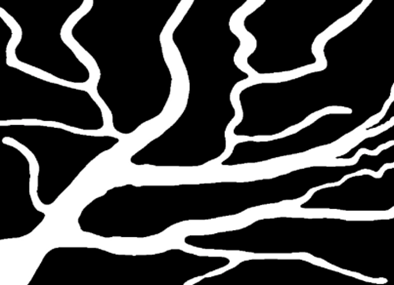
#> input picture 大三上/数字图像处理/实验代码/Project7_形态学/photo.png, 394 x 285 px
$ python main.py
#> lines starting #> are read from the running program, lines starting #| are printed output that depends on the picture; after the words box and inside, x2 and y2 are one past the last pixel; in counts of white or black regions, pixels touching at a corner belong together
#> further down, image is the input picture: shape (285, 394, 3); mean B, G, R 68.8, 68.8, 68.8
import cv2
import numpy as np
import matplotlib.pyplot as plt


# 图像二值化函数
def binarize_image(gray_image, threshold=127):
#> called with threshold = 127
    _, binary_image = cv2.threshold(gray_image, threshold, 255, cv2.THRESH_BINARY)
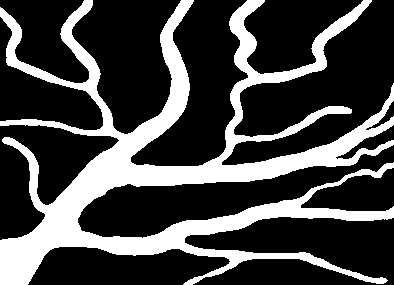
#> binary_image: shape (285, 394); 27% white; 1 white region, box (x1, y1, x2, y2) and area: (0, 0, 394, 285) 30322
    return binary_image


# 自定义图像骨架化函数
def skeletonize(binary_image):
     # 创建一个空白的输出图像
    skeleton = np.zeros_like(binary_image)
    # 结构元素
    kernel = np.ones((3, 3), np.uint8)  # 3x3的矩形结构元素

    # 迭代腐蚀和膨胀操作，提取骨架
    while True:
        # 腐蚀操作
        eroded = cv2.erode(binary_image, kernel)
        # 开操作
        opened = cv2.morphologyEx(eroded, cv2.MORPH_OPEN, kernel)
        # 骨架部分计算：腐蚀结果减去开操作结果
        temp = cv2.subtract(eroded, opened)
        # 将骨架部分加到输出图像
        skeleton = cv2.bitwise_or(skeleton, temp)
        # 更新二值图像，进行下一轮迭代
        binary_image = eroded.copy()

        # 如果已经没有更多的骨架，退出
        if cv2.countNonZero(binary_image) == 0:
            break
#> this loop made 28 passes
#> pass 1, in skeletonize, `opened = cv2.morphologyEx(eroded, cv2.MORPH_OPEN, kernel)`:
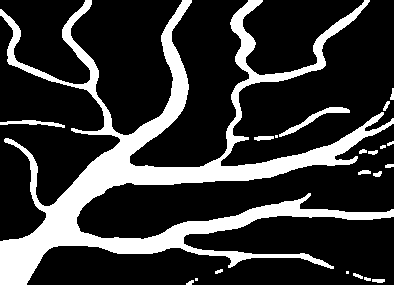
#> opened: shape (285, 394); 21.5% white; 21 white regions (4 under 20 px), largest, box (x1, y1, x2, y2) and area: (0, 0, 394, 285) 22976, (279, 107, 350, 137) 380, (0, 120, 65, 128) 228
#> pass 1, in skeletonize, `temp = cv2.subtract(eroded, opened)`:
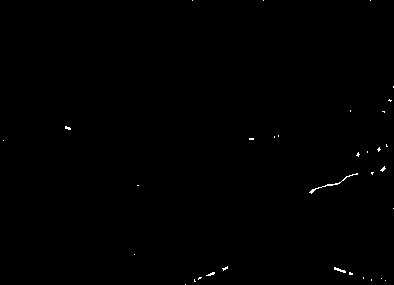
#> temp: shape (285, 394); 0.24% white in thin lines or dots
#> after the loop: binary_image: shape (285, 394); every value is 0
#> after the loop:
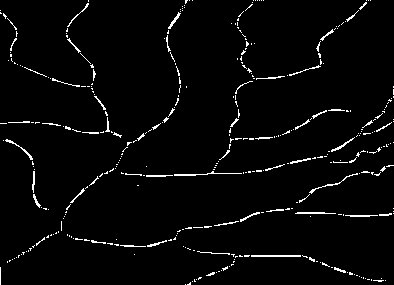
#> skeleton: shape (285, 394); 3% white in thin lines or dots
    return skeleton


# 使用 OpenCV 提供的骨架化函数
def skeletonize_opencv(binary_image):
    # 使用OpenCV的thinning函数进行骨架化
    skeleton = cv2.ximgproc.thinning(binary_image)
#> skeleton: shape (285, 394); 2.5% white in thin lines or dots
    return skeleton


# 读取原始图像
image = cv2.imread('photo.png')
# 转换为灰度图像
gray_image = cv2.cvtColor(image, cv2.COLOR_BGR2GRAY)
# 将图像二值化
binary_image = binarize_image(gray_image)
# 提取中心线（骨架）使用自定义函数
skeleton_custom = skeletonize(binary_image)
# 提取中心线（骨架）使用OpenCV的函数
skeleton_opencv = skeletonize_opencv(binary_image)
# 打印骨架中非零像素的数量，检查是否有效提取了骨架
print(f"Number of non-zero pixels in skeleton (custom): {cv2.countNonZero(skeleton_custom)}")
#| Number of non-zero pixels in skeleton (custom): 3366
print(f"Number of non-zero pixels in skeleton (opencv): {cv2.countNonZero(skeleton_opencv)}")
#| Number of non-zero pixels in skeleton (opencv): 2769
# 将骨架从二值图像转换为红色线条（自定义方法）
skeleton_colored_custom = np.zeros_like(image)
skeleton_colored_custom[skeleton_custom == 255] = [0, 0, 255]  # 红色的中心线
# 将骨架从二值图像转换为红色线条（OpenCV方法）
skeleton_colored_opencv = np.zeros_like(image)
skeleton_colored_opencv[skeleton_opencv == 255] = [0, 0, 255]  # 红色的中心线
# 将中心线叠加到原图像上（自定义方法）
overlay_image_custom = cv2.addWeighted(image, 0.7, skeleton_colored_custom, 1, 0)
# 将中心线叠加到原图像上（OpenCV方法）
overlay_image_opencv = cv2.addWeighted(image, 0.7, skeleton_colored_opencv, 1, 0)
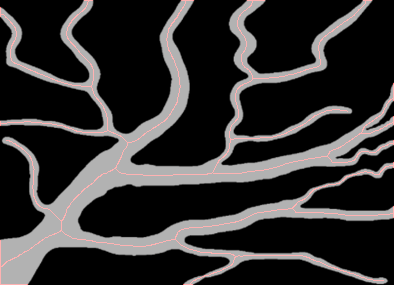
#> overlay_image_opencv: shape (285, 394, 3); mean B, G, R 48.1, 48.1, 50
# 显示骨架提取后的红色线条（自定义方法）
cv2.imshow('Skeleton Colored Custom', skeleton_colored_custom)
cv2.waitKey(0)
cv2.destroyAllWindows()
# 显示骨架提取后的红色线条（OpenCV方法）
cv2.imshow('Skeleton Colored OpenCV', skeleton_colored_opencv)
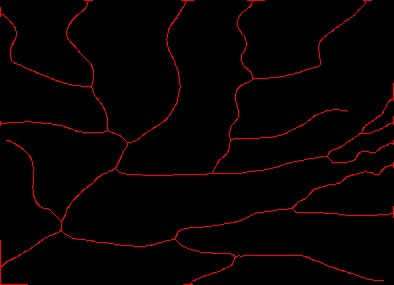
#> window 'Skeleton Colored OpenCV': shape (285, 394, 3); mean B, G, R 0, 0, 6.3
cv2.waitKey(0)
cv2.destroyAllWindows()

# 显示原图像和叠加后的图像对比
plt.figure(figsize=(10, 10))

# 原图
plt.subplot(2, 2, 1)
plt.title("Original Image")
plt.imshow(cv2.cvtColor(image, cv2.COLOR_BGR2RGB))
plt.axis('off')

# 使用自定义方法叠加的图像
plt.subplot(2, 2, 2)
plt.title("Image with Centerline Overlay (Custom)")
plt.imshow(cv2.cvtColor(overlay_image_custom, cv2.COLOR_BGR2RGB))
plt.axis('off')

# 使用OpenCV方法叠加的图像
plt.subplot(2, 2, 3)
plt.title("Image with Centerline Overlay (OpenCV)")
plt.imshow(cv2.cvtColor(overlay_image_opencv, cv2.COLOR_BGR2RGB))
plt.axis('off')

plt.show()
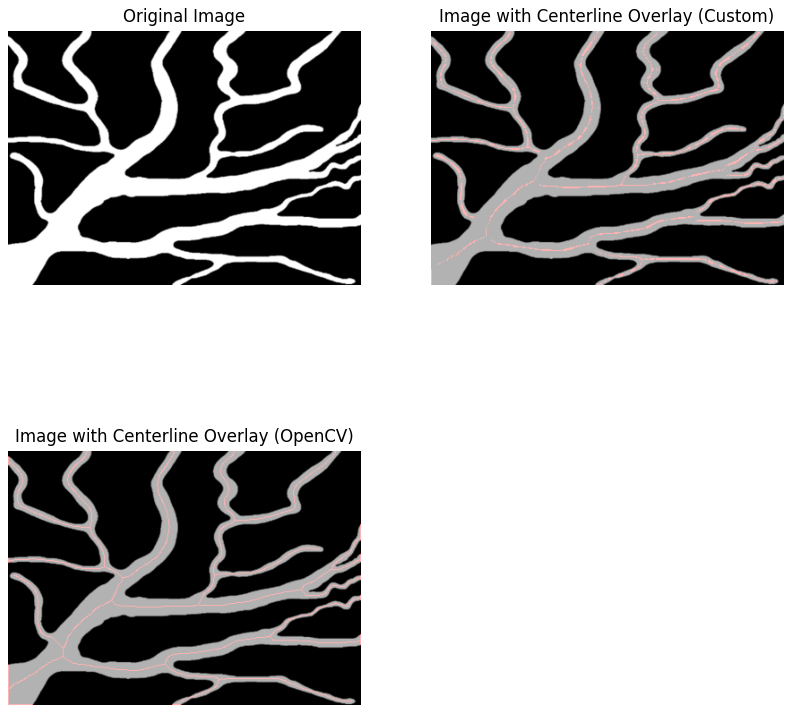
#> figure drawn by matplotlib, 3 panels
